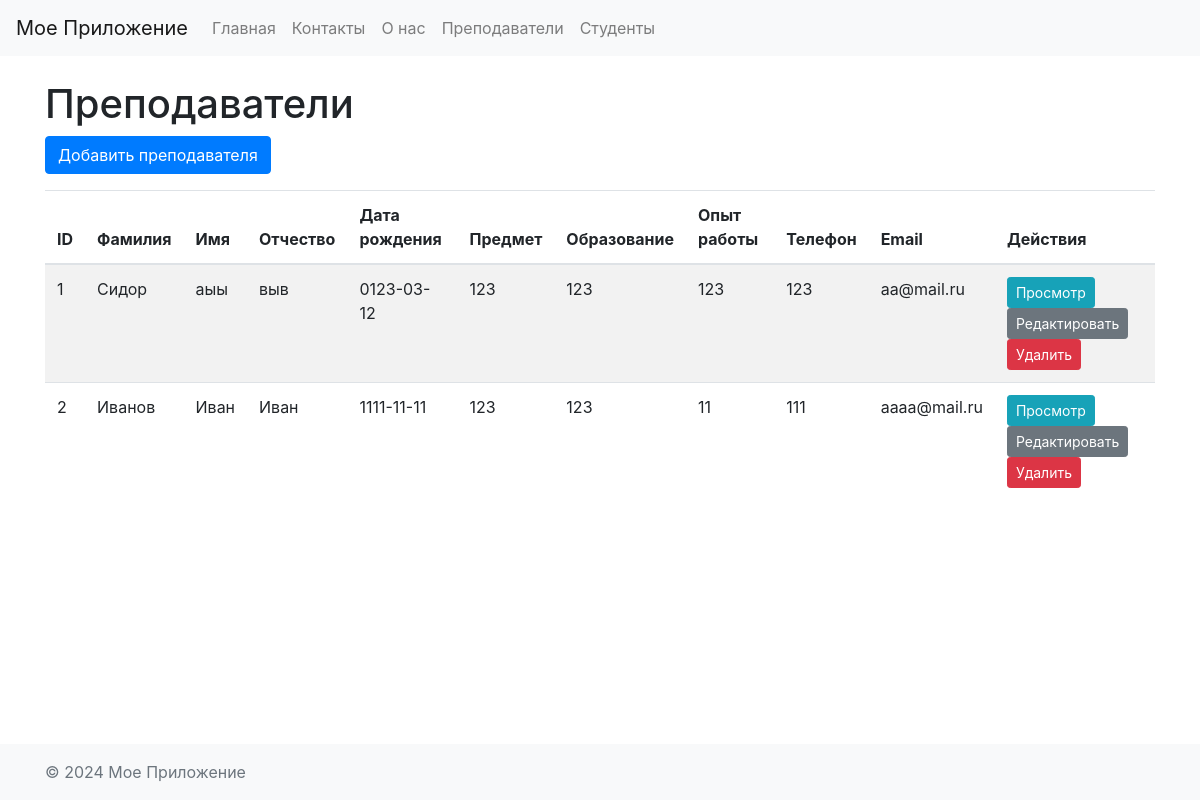
The page /teachers on the database its author committed.
### models.py (models this page shows)
class Teacher(db.Model):
    __tablename__ = 'teachers'
    id = db.Column(db.Integer, primary_key=True)
    last_name = db.Column(db.String(80), nullable=False)
    first_name = db.Column(db.String(80), nullable=False)
    patronymic = db.Column(db.String(80))
    birthday = db.Column(db.Date)
    subject = db.Column(db.String(120))
    education = db.Column(db.String(120))
    experience = db.Column(db.Integer)
    phone = db.Column(db.String(20))
    email = db.Column(db.String(120), unique=True)

### app.py (the view)
@app.route('/teachers', methods=['GET'])
def teachers():
    teachers = Teacher.query.all()
    return render_template('teachers.html', teachers=teachers)

### templates/teachers.html (shortened to what this page needs)
{% extends "base.html" %}
{% block content %}
    <h1>Преподаватели</h1>
    <a href="{{ url_for('create_teacher') }}" class="btn btn-primary mb-3">Добавить преподавателя</a>
    <table class="table table-striped table-hover">
        <thead>
            <tr>
                <th>ID</th>
                <th>Фамилия</th>
                <th>Имя</th>
                <th>Отчество</th>
                <th>Дата рождения</th>
                <th>Предмет</th>
                <th>Образование</th>
                <th>Опыт работы</th>
                <th>Телефон</th>
                <th>Email</th>
                <th>Действия</th>
            </tr>
        </thead>
        <tbody>
            {% for teacher in teachers %}
                <tr>
                    <td>{{ teacher.id }}</td>
                    <td>{{ teacher.last_name }}</td>
                    <td>{{ teacher.first_name }}</td>
                    <td>{{ teacher.patronymic }}</td>
                    <td>{{ teacher.birthday }}</td>
                    <td>{{ teacher.subject }}</td>
                    <td>{{ teacher.education }}</td>
                    <td>{{ teacher.experience }}</td>
                    <td>{{ teacher.phone }}</td>
                    <td>{{ teacher.email }}</td>
                    <td>
                        <a href="{{ url_for('get_teacher', id=teacher.id) }}" class="btn btn-info btn-sm">Просмотр</a>
                        <a href="{{ url_for('edit_teacher', id=teacher.id) }}" class="btn btn-secondary btn-sm">Редактировать</a>
                        <form method="POST" action="{{ url_for('delete_teacher', id=teacher.id) }}" style="display:inline-block;">
                            <button type="submit" class="btn btn-danger btn-sm">Удалить</button>
                        </form>
                    </td>
                </tr>
            {% endfor %}
        </tbody>
    </table>
{% endblock %}

### templates/base.html (shortened to what this page needs)
<!DOCTYPE html>
<html lang="ru">
<head>
    <link href="https://stackpath.bootstrapcdn.com/bootstrap/4.5.2/css/bootstrap.min.css" rel="stylesheet">
</head>
<body>
    {% include 'header.html' %}
    <div class="container my-4">
        {% block content %}{% endblock %}
    </div>
    {% include 'footer.html' %}
</body>
</html>

### templates/header.html (shortened to what this page needs)
<nav class="navbar navbar-expand-lg navbar-light bg-light">
    <a class="navbar-brand" href="#">Мое Приложение</a>
    <div class="collapse navbar-collapse" id="navbarNav">
      <ul class="navbar-nav">
        <li class="nav-item">
            <a class="nav-link" href="{{ url_for('index') }}">Главная</a>
        </li>
        <li class="nav-item">
            <a class="nav-link" href="{{ url_for('contacts') }}">Контакты</a>
        </li>
        <li class="nav-item">
            <a class="nav-link" href="{{ url_for('about') }}">О нас</a>
        </li>
        <li class="nav-item">
          <a class="nav-link" href="{{ url_for('teachers') }}">Преподаватели</a>
        </li>
        <li class="nav-item">
          <a class="nav-link" href="{{ url_for('students') }}">Студенты</a>
        </li>
      </ul>
    </div>
  </nav>

### templates/footer.html
<footer class="footer mt-auto py-3 bg-light">
    <div class="container">
      <span class="text-muted">&copy; 2024 Мое Приложение</span>
    </div>
  </footer>

### templates/base.html (style rules this page uses)
html, body { height: 100%; }
body { display: flex; flex-direction: column; }

### rows shown on the page
Teacher: id "1", last_name "Сидор", first_name "аыы", patronymic "выв", birthday "0123-03-12", subject "123", education "123", experience "123", phone "123", email "aa@mail.ru"
Teacher: id "2", last_name "Иванов", first_name "Иван", patronymic "Иван", birthday "1111-11-11", subject "123", education "123", experience "11", phone "111", email "aaaa@mail.ru"
